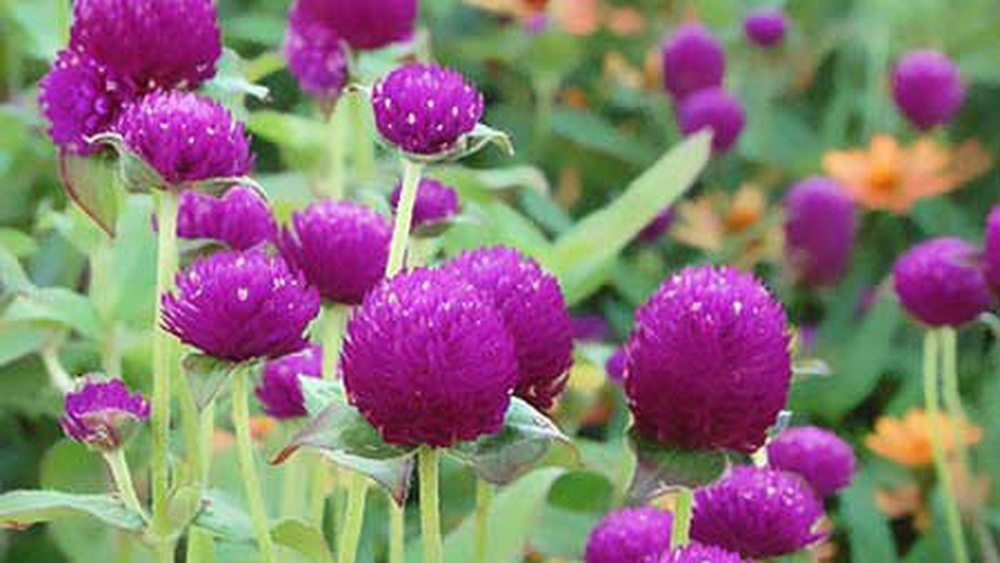
%> input picture pic/flow.jpeg, 1000 x 563 px, shrunk from 1400 x 788 before the run
$ octave interpolation.m   (GNU Octave 9; MATLAB toolbox functions it lacks are replaced by stand-ins)
%> lines starting %> are read from the running program, lines starting %| are printed output that depends on the picture
% Experiment No: 14

% Write a MATLAB program to rotate an image using different interpolation methods.

clc
clear

I=imread('pic/flow.jpeg');
%> I is the input picture: size 563x1000x3 uint8; mean R, G, B 136.9, 117.6, 116.7

J=imrotate(I,45,'nearest');
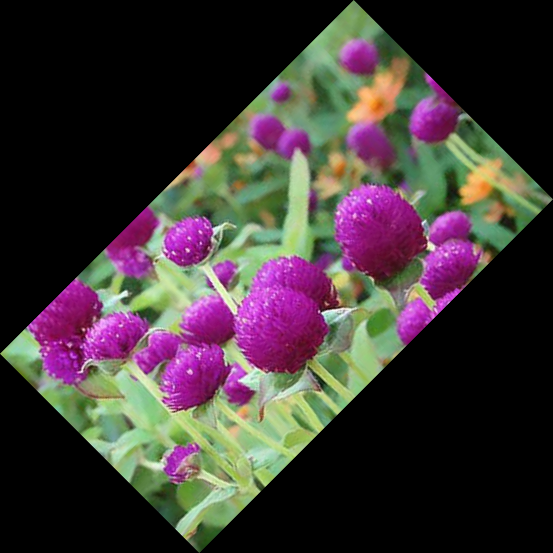
%> J: size 1106x1106x3 uint8 (shown at 1/2 size); mean R, G, B 63.1, 54.2, 53.8
K=imrotate(I,65,'bilinear');
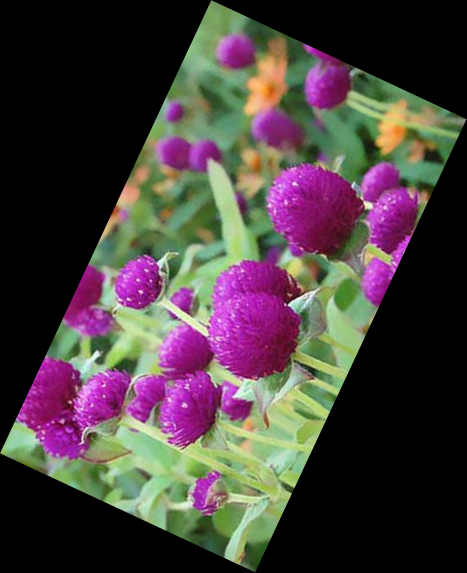
%> K: size 1145x933x3 uint8 (shown at 1/2 size); mean R, G, B 72.2, 62, 61.5
L=imrotate(I,85,'bicubic');
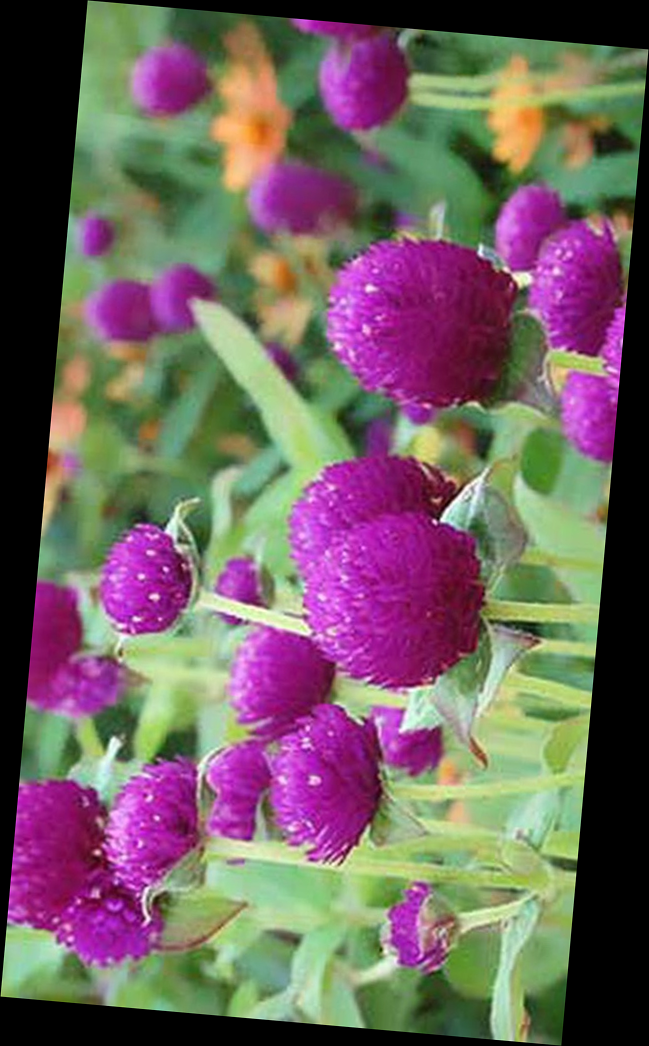
%> L: size 1046x649x3 uint8; mean R, G, B 113.6, 97.6, 96.8

subplot(2,2,1),imshow(I);
title('Original Image')
subplot(2,2,2),imshow(J);
title('Rotation using nearest neighbour interpolation')
subplot(2,2,3),imshow(K);
title('Rotation using bilinear interpolation')
subplot(2,2,4),imshow(L);
title('Rotation using bicubic interpolation')
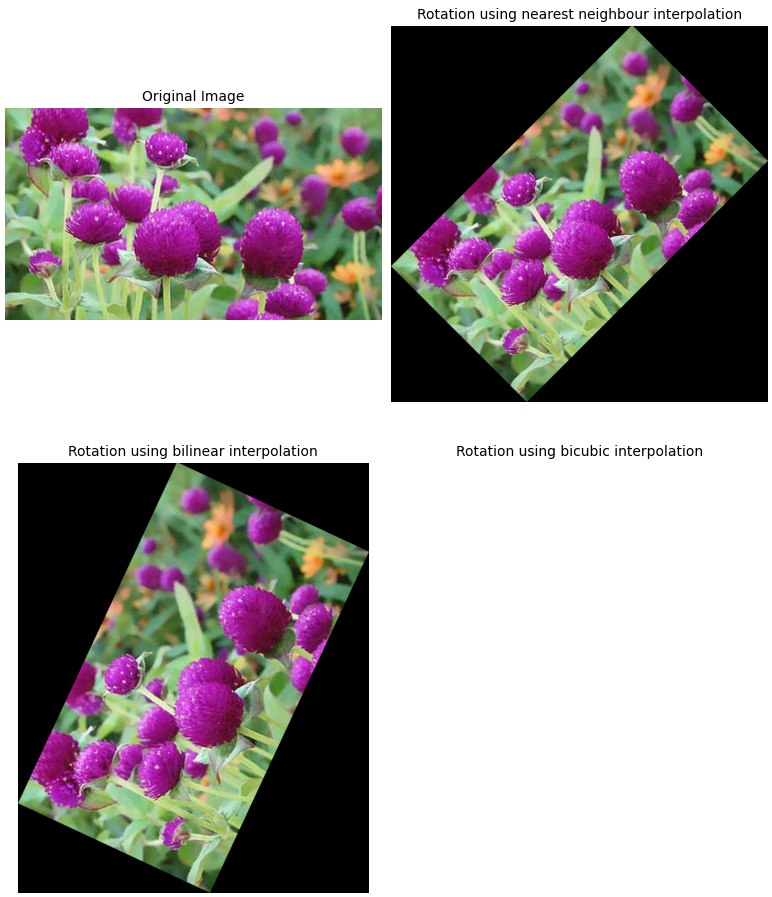
%> figure redrawn from the program's plot data, 4 panels
